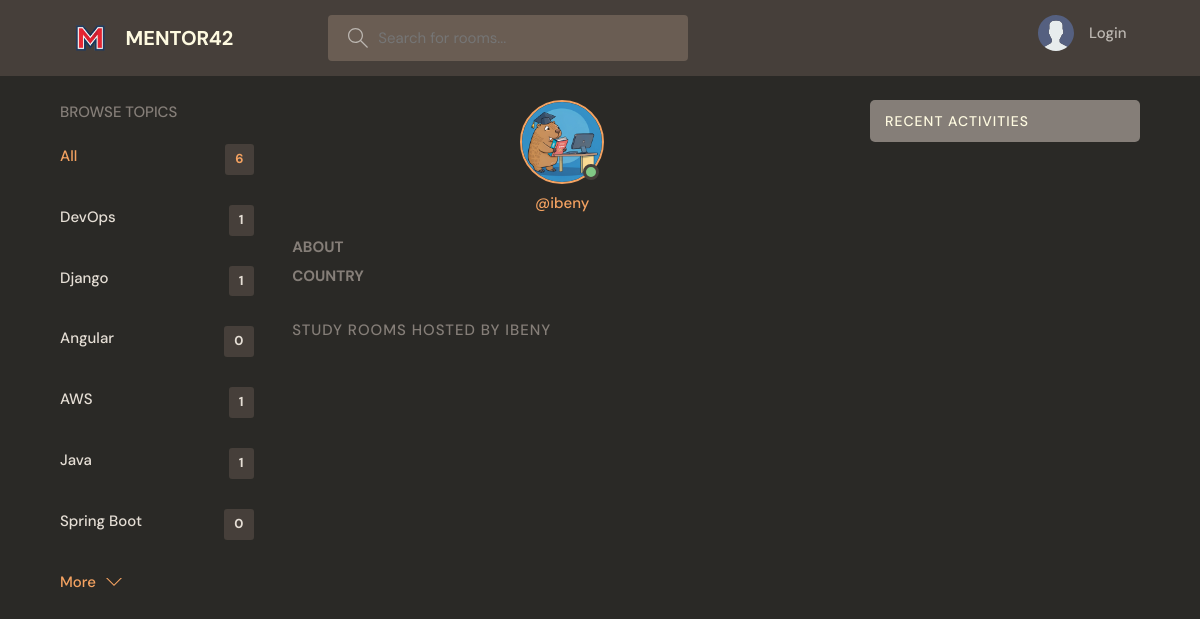
Before: /profile/1/ with the older database file.
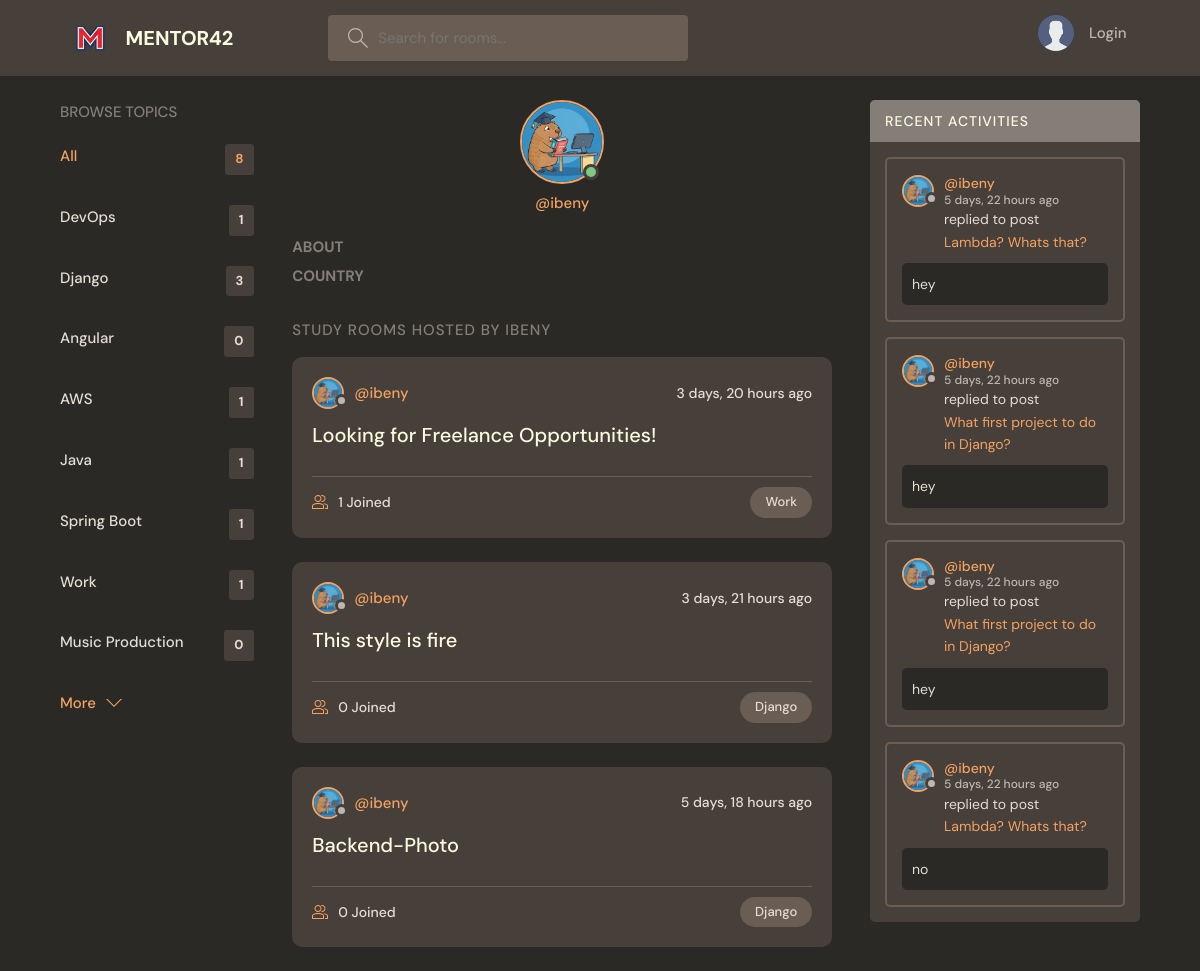
After: the same page with the newer database file.
### base/models.py (models this page shows, shortened)
class Topic(models.Model):
    name = models.CharField(max_length=100)

class Room(models.Model):
    host = models.ForeignKey(User, on_delete=models.SET_NULL, null=True)
    topic = models.ForeignKey(Topic, on_delete=models.SET_NULL, null=True)
    name = models.CharField(max_length=100)
    description = models.TextField(null=True, blank=True)
    participants = models.ManyToManyField(User, related_name='participants', blank=True)
    updated = models.DateTimeField(auto_now=True)
    created = models.DateTimeField(auto_now_add=True)
    updatedDate = models.DateField(auto_now=True)
    class Meta:
        ordering = ['-updated', '-created']
    def __str__(self):
        return self.name

class Message(models.Model):
    user = models.ForeignKey(User, on_delete=models.CASCADE)
    room = models.ForeignKey(Room, on_delete=models.CASCADE)
    body = models.TextField()
    updated = models.DateTimeField(auto_now=True)
    created = models.DateTimeField(auto_now_add=True)
    class Meta:
        ordering = ['-updated', '-created']

### base/views.py (the view)
# urls.py: path('profile/<str:pk>/', views.userProfile, name='user-profile'),
def userProfile(request, pk):
    user = User.objects.get(id=pk)
    rooms = user.room_set.all()
    room_messages = user.message_set.all()
    topics = Topic.objects.all()
    context = {'user': user, 'rooms': rooms, 'room_messages': room_messages, 'topics': topics}
    return render(request, 'base/profile.html', context)

### base/templates/base/profile.html (shortened to what this page needs)
{% extends 'main.html' %}
{% load static %}
{% block content %}
    <main class="profile-page layout layout--3">
        <div class="container">
            {% include 'base/topics_component.html' %}
            <div class="roomList">
                <div class="profile">
                    <div class="profile__avatar">
                        <div class="avatar avatar--large active">
                            <img src="{% static 'images/profile_teacher_img.png' %}"/>
                        </div>
                    </div>
                    <div class="profile__info">
                        <p>@{{ user.username}}</p>
                    </div>
                    <div class="profile__about">
                        <h3>About</h3>
                        <h3>Country</h3>
                    </div>
                </div>
                <div class="roomList__header">
                    <div>
                        <h2>Study Rooms Hosted by {{ user.username }}
                        </h2>
                    </div>
                </div>
                {% include 'base/feed_component.html' %}
            </div>
            {% include 'base/activity_component.html' %}
        </div>
    </main>
{% endblock %}

### templates/main.html (shortened to what this page needs)
<!DOCTYPE html>
{% load static %}
<html lang="en">
  <head>
    <link rel="stylesheet" href="{% static 'styles/style.css'%}?v={{ STATIC_VERSION }}" />
  </head>
  <body>
    {% include 'navbar.html' %}
    {% block content %}
    {% endblock %}
  </body>
</html>

### templates/navbar.html (shortened to what this page needs)
{% load static %}
<header class="header header--loggedIn">
    <div class="container">
        <a href="{% url 'home' %}" class="header__logo">
            <img src="{% static 'images/logo1.png' %}"/>
            <h1>MENTOR42</h1>
        </a>
        <form class="header__search" method="GET" action="{% url 'home' %}">
            <label>
                <input type="text" name="q" placeholder="Search for rooms..."/>
            </label>
        </form>
        <nav class="header__menu">
            {% if request.user.is_authenticated %}
                <div class="header__user">
                    <a href="{% url 'user-profile' request.user.id %}">
                        <div class="avatar avatar--medium active">
                            <img src="{% static 'images/profile_teacher_img.png' %}"/>
                        </div>
                        <p>{{ request.user.username }} <span>@{{ request.user.username }}</span></p>
                    </a>
                    <button class="dropdown-button">
                        <svg version="1.1" xmlns="http://www.w3.org/2000/svg" width="32" height="32"
                             viewBox="0 0 32 32">
                            <title>chevron-down</title>
                            <path d="M16 21l-13-13h-3l16 16 16-16h-3l-13 13z"></path>
                        </svg>
                    </button>
                </div>
            {% else %}
                <a href="{% url 'login' %}">
                    <img src="{% static 'images/avatar.svg' %}"/>
                    <p>Login</p>
                </a>
            {% endif %}
        </nav>
    </div>
</header>

### base/templates/base/topics_component.html
<div class="topics">
    <div class="topics__header">
        <h2>Browse Topics</h2>
    </div>
    <ul class="topics__list">
        <li>
            <a href="{% url 'home' %}" class="active">All <span>{{ topics.count }}</span></a>
        </li>
        {% for topic in topics %}
            <li>
                <a href="{% url 'home' %}?q={{ topic.name }}">{{ topic.name }} <span>{{ topic.room_set.all.count }}</span></a>
            </li>
        {% endfor %}
    </ul>
    <a class="btn btn--link" href="{% url 'topics' %}">
        More
        <svg version="1.1" xmlns="http://www.w3.org/2000/svg" width="32" height="32" viewBox="0 0 32 32">
            <title>chevron-down</title>
            <path d="M16 21l-13-13h-3l16 16 16-16h-3l-13 13z"></path>
        </svg>
    </a>
</div>

### base/templates/base/feed_component.html (shortened to what this page needs)
{% load static %}
{% for room in rooms %}
    <div class="roomListRoom">
        <div class="roomListRoom__header">
            <a href="{% url 'user-profile' room.host.id %}" class="roomListRoom__author">
                <div class="avatar avatar--small">
                    <img src="{% static 'images/profile_teacher_img.png' %}"/>
                </div>
                <span>@{{ room.host.username }}</span>
            </a>
            <div class="roomListRoom__actions">
                <span>{{ room.created|timesince }} ago</span>
            </div>
        </div>
        <div class="roomListRoom__content">
            <a href="{% url 'room' room.id %}">{{ room.name }}</a>
        </div>
        <div class="roomListRoom__meta">
            <a href="{% url 'room' room.id %}" class="roomListRoom__joined">
                {{ room.participants.all.count }} Joined
            </a>
            <p class="roomListRoom__topic">{{ room.topic.name }}</p>
        </div>
    </div>
{% endfor %}

### base/templates/base/activity_component.html (shortened to what this page needs)
{% load static %}
<div class="activities">
    <div class="activities__header">
        <h2>Recent Activities</h2>
    </div>
    {% for message in room_messages %}
        <div class="activities__box">
            <div class="activities__boxHeader roomListRoom__header">
                <a href="{% url 'user-profile' message.user.id %}" class="roomListRoom__author">
                    <div class="avatar avatar--small">
                        <img src="{% static 'images/profile_teacher_img.png' %}"/>
                    </div>
                    <p>
                        @{{ message.user }}
                        <span>{{ message.created|timesince }} ago</span>
                    </p>
                </a>
            </div>
            <div class="activities__boxContent">
                <p>replied to post <a href="{% url 'room' message.room.id %}">{{ message.room }}</a></p>
                <div class="activities__boxRoomContent">
                    {{ message.body }}
                </div>
            </div>
        </div>
    {% endfor %}
</div>

Changed rows visible on the page:
computed for Topic "Django": room_set.all.count "1" → "3"
computed for Topic "Spring Boot": room_set.all.count "0" → "1"
added Topic: name "Work", room_set.all.count "1"
added Topic: name "Music Production", room_set.all.count "0"
added Room: host.username "ibeny", created "3 days, 20 hours", name "Looking for Freelance Opportunities!", participants.all.count "1", topic.name "Work"
added Room: host.username "ibeny", created "3 days, 21 hours", name "This style is fire", participants.all.count "0", topic.name "Django"
added Room: host.username "ibeny", created "5 days, 18 hours", name "Backend-Photo", participants.all.count "0", topic.name "Django"
added Message: user "ibeny", created "5 days, 22 hours", room "Lambda? Whats that?", body "hey"
added Message: user "ibeny", created "5 days, 22 hours", room "What first project to do in Django?", body "hey"
added Message: user "ibeny", created "5 days, 22 hours", room "What first project to do in Django?", body "hey"
added Message: user "ibeny", created "5 days, 22 hours", room "Lambda? Whats that?", body "no"
Other visible differences:
{{ topics.count }}: "6" → "8"
